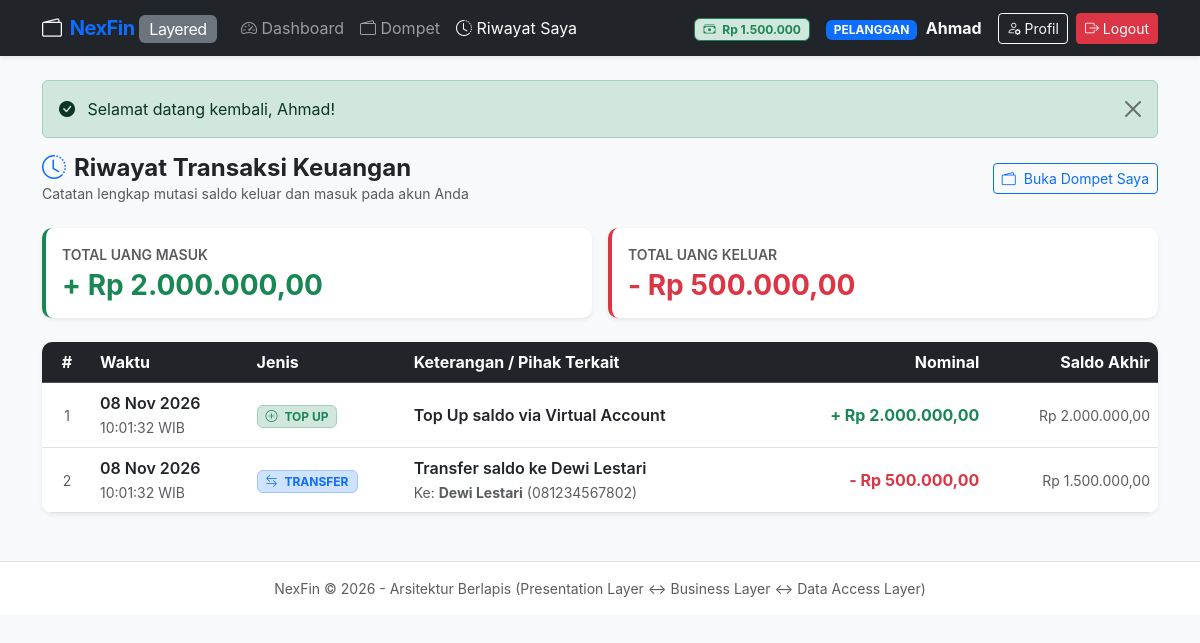
The page /Layered/index.php?page=wallet-history (signed in) on the database its author committed.
### tables this page shows
CREATE TABLE `transactions` (
    `id` INT AUTO_INCREMENT PRIMARY KEY,
    `pengirim_id` INT NULL,
    `penerima_id` INT NULL,
    `jenis` ENUM('TOPUP', 'TRANSFER', 'WITHDRAW') NOT NULL,
    `nominal` DECIMAL(15, 2) NOT NULL,
    `saldo_akhir` DECIMAL(15, 2) NOT NULL,
    `keterangan` VARCHAR(255) NULL,
    `created_at` TIMESTAMP NOT NULL DEFAULT CURRENT_TIMESTAMP,
    CONSTRAINT `fk_trans_pengirim` FOREIGN KEY (`pengirim_id`) REFERENCES `users`(`id`) ON DELETE SET NULL ON UPDATE CASCADE,
    CONSTRAINT `fk_trans_penerima` FOREIGN KEY (`penerima_id`) REFERENCES `users`(`id`) ON DELETE SET NULL ON UPDATE CASCADE
);

CREATE TABLE `users` (
    `id` INT AUTO_INCREMENT PRIMARY KEY,
    `nama_depan` VARCHAR(50) NOT NULL,
    `nama_belakang` VARCHAR(50) NOT NULL,
    `no_hp` VARCHAR(20) NOT NULL UNIQUE,
    `email` VARCHAR(100) NOT NULL UNIQUE,
    `password` VARCHAR(255) NOT NULL,
    `role` ENUM('pelanggan', 'admin', 'super_admin') NOT NULL DEFAULT 'pelanggan',
    `status_aktif` BOOLEAN NOT NULL DEFAULT TRUE,
    `saldo` DECIMAL(15, 2) NOT NULL DEFAULT 0.00,
    `created_by` INT NULL,
    `created_at` TIMESTAMP NOT NULL DEFAULT CURRENT_TIMESTAMP,
    `updated_at` TIMESTAMP NOT NULL DEFAULT CURRENT_TIMESTAMP ON UPDATE CURRENT_TIMESTAMP,
    CONSTRAINT `fk_users_created_by` FOREIGN KEY (`created_by`) REFERENCES `users`(`id`) ON DELETE SET NULL ON UPDATE CASCADE
);

### Layered/src/presentation/WalletController.php (called while the page is built, shortened)
<?php
require_once __DIR__ . '/../business/WalletService.php';
class WalletController {
    private $walletService;
    public function __construct() {
        $this->walletService = new WalletService();
    }
    public function history() {
        $userId = $_SESSION['user']['id'];
        $transactions = $this->walletService->getHistory($userId, 100);
        $cashFlow = $this->walletService->getCashFlow($userId);
        require __DIR__ . '/views/wallet/history.php';
    }
}

### Layered/config/Database.php (called while the page is built)
<?php
class Database {
    private static $host = '127.0.0.1';
    private static $db_name = 'nexfin_db';
    private static $username = 'root';
    private static $password = '';
    private static $port = '3306';
    private static $pdo = null;
    public static function getConnection() {
        if (self::$pdo === null) {
            try {
                $dsn = "mysql:host=" . self::$host . ";port=" . self::$port . ";dbname=" . self::$db_name . ";charset=utf8mb4";
                self::$pdo = new PDO($dsn, self::$username, self::$password, [
                    PDO::ATTR_ERRMODE            => PDO::ERRMODE_EXCEPTION,
                    PDO::ATTR_DEFAULT_FETCH_MODE => PDO::FETCH_ASSOC,
                    PDO::ATTR_EMULATE_PREPARES   => false,
                ]);
            } catch (PDOException $e) {
                die("Koneksi Database Gagal" . $e->getMessage() . "<br>");
            }
        }
        return self::$pdo;
    }
}

### Layered/src/business/WalletService.php (called while the page is built, shortened)
<?php
require_once __DIR__ . '/../data_access/TransactionRepository.php';
class WalletService {
    private $transactionRepository;
    public function __construct() {
        $this->transactionRepository = new TransactionRepository();
    }
    public function getHistory($userId, $limit = 50) {
        return $this->transactionRepository->findByUserId($userId, $limit);
    }
    public function getCashFlow($userId) {
        return $this->transactionRepository->getUserCashFlow($userId);
    }
}

### Layered/src/data_access/TransactionRepository.php (called while the page is built, shortened)
<?php
require_once __DIR__ . '/../../config/Database.php';
class TransactionRepository {
    private $db;
    public function __construct() {
        $this->db = Database::getConnection();
    }
    public function findByUserId($userId, $limit = 50) {
        $sql = "SELECT
                    t.id,
                    t.pengirim_id,
                    t.penerima_id,
                    t.jenis,
                    t.nominal,
                    t.saldo_akhir,
                    t.keterangan,
                    t.created_at,
                    CONCAT(u_pengirim.nama_depan, ' ', u_pengirim.nama_belakang) AS nama_pengirim,
                    u_pengirim.email AS email_pengirim,
                    u_pengirim.no_hp AS no_hp_pengirim,
                    CONCAT(u_penerima.nama_depan, ' ', u_penerima.nama_belakang) AS nama_penerima,
                    u_penerima.email AS email_penerima,
                    u_penerima.no_hp AS no_hp_penerima
                FROM transactions t
                LEFT JOIN users u_pengirim ON t.pengirim_id = u_pengirim.id
                LEFT JOIN users u_penerima ON t.penerima_id = u_penerima.id
                WHERE t.pengirim_id = :uid1 OR t.penerima_id = :uid2
                ORDER BY t.created_at DESC
                LIMIT :lim";
        $stmt = $this->db->prepare($sql);
        $stmt->bindValue(':uid1', $userId, PDO::PARAM_INT);
        $stmt->bindValue(':uid2', $userId, PDO::PARAM_INT);
        $stmt->bindValue(':lim', (int)$limit, PDO::PARAM_INT);
        $stmt->execute();
        return $stmt->fetchAll();
    }
    public function getUserCashFlow($userId) {
        $stmtMasuk = $this->db->prepare("
            SELECT COALESCE(SUM(nominal), 0) AS total_masuk
            FROM transactions
            WHERE (jenis = 'TOPUP' AND penerima_id = :uid1)
               OR (jenis = 'TRANSFER' AND penerima_id = :uid2)
        ");
        $stmtMasuk->execute(['uid1' => $userId, 'uid2' => $userId]);
        $masuk = $stmtMasuk->fetch()['total_masuk'] ?? 0;
        $stmtKeluar = $this->db->prepare("
            SELECT COALESCE(SUM(nominal), 0) AS total_keluar
            FROM transactions
            WHERE (jenis = 'WITHDRAW' AND pengirim_id = :uid1)
               OR (jenis = 'TRANSFER' AND pengirim_id = :uid2)
        ");
        $stmtKeluar->execute(['uid1' => $userId, 'uid2' => $userId]);
        $keluar = $stmtKeluar->fetch()['total_keluar'] ?? 0;
        return [
            'total_masuk'  => (float)$masuk,
            'total_keluar' => (float)$keluar
        ];
    }
}

### Layered/src/presentation/views/wallet/history.php (the view)
<?php require __DIR__ . '/../layout/header.php'; ?>
<div class="d-flex justify-content-between align-items-center mb-4">
    <div>
        <h4 class="fw-bold mb-0"><i class="bi bi-clock-history text-primary me-2"></i>Riwayat Transaksi Keuangan</h4>
        <p class="text-muted small mb-0">Catatan lengkap mutasi saldo keluar dan masuk pada akun Anda</p>
    </div>
    <a href="index.php?page=wallet" class="btn btn-outline-primary btn-sm">
        <i class="bi bi-wallet2 me-1"></i> Buka Dompet Saya
    </a>
</div>
<div class="row g-3 mb-4">
    <div class="col-md-6">
        <div class="card p-3 border-start border-success border-4 shadow-sm">
            <span class="text-muted small text-uppercase fw-semibold">Total Uang Masuk</span>
            <h3 class="text-success fw-bold mb-0 mt-1">+ Rp <?= number_format($cashFlow['total_masuk'], 2, ',', '.') ?></h3>
        </div>
    </div>
    <div class="col-md-6">
        <div class="card p-3 border-start border-danger border-4 shadow-sm">
            <span class="text-muted small text-uppercase fw-semibold">Total Uang Keluar</span>
            <h3 class="text-danger fw-bold mb-0 mt-1">- Rp <?= number_format($cashFlow['total_keluar'], 2, ',', '.') ?></h3>
        </div>
    </div>
</div>
<div class="card shadow-sm overflow-hidden">
    <div class="table-responsive">
        <table class="table table-hover align-middle mb-0">
            <thead class="table-dark">
                <tr>
                    <th class="text-center" style="width: 50px;">#</th>
                    <th>Waktu</th>
                    <th>Jenis</th>
                    <th>Keterangan / Pihak Terkait</th>
                    <th class="text-end">Nominal</th>
                    <th class="text-end">Saldo Akhir</th>
                </tr>
            </thead>
            <tbody>
                <?php if (empty($transactions)): ?>
                    <tr>
                        <td colspan="6" class="text-center py-5 text-muted">
                            <i class="bi bi-inbox fs-2 d-block mb-2"></i>
                            Belum ada riwayat transaksi pada akun ini.
                        </td>
                    </tr>
                <?php else: ?>
                    <?php foreach ($transactions as $idx => $t): ?>
                        <?php
                            $isIncoming = ($t['jenis'] === 'TOPUP') || ($t['jenis'] === 'TRANSFER' && $t['penerima_id'] == $currentUser['id']);
                        ?>
                        <tr>
                            <td class="text-center text-muted small"><?= $idx + 1 ?></td>
                            <td>
                                <div class="fw-semibold text-dark"><?= date('d M Y', strtotime($t['created_at'])) ?></div>
                                <small class="text-muted"><?= date('H:i:s', strtotime($t['created_at'])) ?> WIB</small>
                            </td>
                            <td>
                                <?php if ($t['jenis'] === 'TOPUP'): ?>
                                    <span class="badge bg-success-subtle text-success border border-success-subtle px-2 py-1">
                                        <i class="bi bi-plus-circle me-1"></i> TOP UP
                                    </span>
                                <?php elseif ($t['jenis'] === 'TRANSFER'): ?>
                                    <span class="badge bg-primary-subtle text-primary border border-primary-subtle px-2 py-1">
                                        <i class="bi bi-arrow-left-right me-1"></i> TRANSFER
                                    </span>
                                <?php else: ?>
                                    <span class="badge bg-warning-subtle text-warning-emphasis border border-warning-subtle px-2 py-1">
                                        <i class="bi bi-cash-stack me-1"></i> TARIK TUNAI
                                    </span>
                                <?php endif; ?>
                            </td>
                            <td>
                                <div class="fw-semibold text-dark"><?= htmlspecialchars($t['keterangan']) ?></div>
                                <?php if ($t['jenis'] === 'TRANSFER'): ?>
                                    <small class="text-muted">
                                        <?php if ($t['pengirim_id'] == $currentUser['id']): ?>
                                            Ke: <strong><?= htmlspecialchars($t['nama_penerima'] ?: $t['email_penerima']) ?></strong> (<?= htmlspecialchars($t['no_hp_penerima']) ?>)
                                        <?php else: ?>
                                            Dari: <strong><?= htmlspecialchars($t['nama_pengirim'] ?: $t['email_pengirim']) ?></strong> (<?= htmlspecialchars($t['no_hp_pengirim']) ?>)
                                        <?php endif; ?>
                                    </small>
                                <?php endif; ?>
                            </td>
                            <td class="text-end fw-bold <?= $isIncoming ? 'text-success' : 'text-danger' ?>">
                                <?= $isIncoming ? '+' : '-' ?> Rp <?= number_format($t['nominal'], 2, ',', '.') ?>
                            </td>
                            <td class="text-end text-muted small">
                                Rp <?= number_format($t['saldo_akhir'], 2, ',', '.') ?>
                            </td>
                        </tr>
                    <?php endforeach; ?>
                <?php endif; ?>
            </tbody>
        </table>
    </div>
</div>
<?php require __DIR__ . '/../layout/footer.php'; ?>

### Layered/src/presentation/views/layout/header.php (style rules this page uses)
body { background-color: #f8f9fa; font-family: -apple-system, BlinkMacSystemFont, "Segoe UI", Roboto, sans-serif; }
.card { border-radius: 10px; border: none; box-shadow: 0 0.125rem 0.25rem rgba(0, 0, 0, 0.075); }

### rows shown on the page
transactions: created_at "08 Nov 2026", created_at "10:01:32", jenis "TOPUP" (drawn), keterangan "Top Up saldo via Virtual Account", nominal "2.000.000,00", saldo_akhir "2.000.000,00"
transactions: created_at "08 Nov 2026", created_at "10:01:32", jenis "TRANSFER" (drawn), keterangan "Transfer saldo ke Dewi Lestari", email_penerima "Dewi Lestari", penerima.no_hp "081234567802", nominal "500.000,00", saldo_akhir "1.500.000,00"

### other values the page prints
$currentUser['saldo'] "1.500.000"
str_replace('_', ' ', $currentUser['role']) "PELANGGAN"
$currentUser['nama_depan'] "Ahmad"
$_SESSION['success'] "Selamat datang kembali, Ahmad!"
$cashFlow['total_masuk'] "2.000.000,00"
$cashFlow['total_keluar'] "500.000,00"
